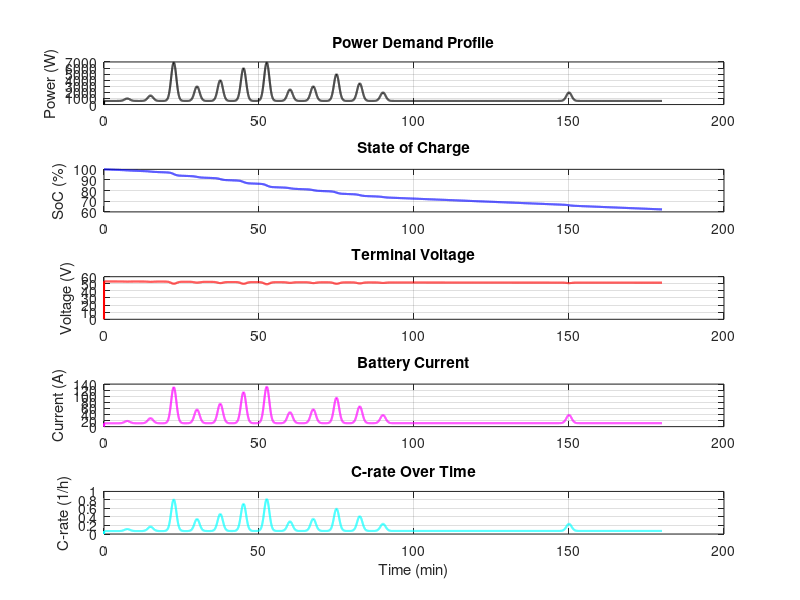

MATLAB code for this plot:
clc;
clear;

%% Time Parameters
dt = 1;                        % Time step [s]
t_end = 180*60;                % Total simulation time [s] (60 min)
t = 0:dt:t_end;

%% Power Profile
base_power = 540.7 + 0.1*540.7;     % Base power in Watts

% Reduced number of peak events over 3 hours (12 peaks)
t_peaks = [450, 900, 1350, 1800, 2250, 2700, 3150, 3600, 4050, 4500, 4950, 5400, 9000]; % in seconds

peak_values = [1000, 1500, 6861+0.01*6861, 3000, 4000, 6000, 6861+0.01*6861, 2500, 3000, 5000, 3500, 2000,2000]; % in Watts

sigma = 50;  % Width of each peak in seconds

% Start with base power profile
power_profile = base_power * ones(size(t));

% Superimpose each Gaussian peak
for i = 1:length(t_peaks)
    power_profile = power_profile + ...
        (peak_values(i) - base_power) * exp(-0.5 * ((t - t_peaks(i))/sigma).^2);
end


%% Battery Pack Configuration (LiFePO4)
cell_voltage = 24;             % Each battery
cell_capacity = 100;           % Ah
usable_capacity_Ah = 0.8 * cell_capacity;  % 80% DoD
num_series = 2;                % 2 in series => 48 V
num_parallel = 2;              % 2 branches in parallel => 200 Ah

pack_voltage_nom = cell_voltage * num_series;           % 48 V
pack_capacity_Ah = usable_capacity_Ah * num_parallel;
Q_total = pack_capacity_Ah * 3600;                      % [Coulombs]

% --- Print Battery Pack Specifications ---
fprintf('\n==== BATTERY PACK SPECIFICATIONS ====\n');
fprintf('Battery chemistry     : LiFePO₄\n');
fprintf('Cell voltage          : %.1f V\n', cell_voltage);
fprintf('Cell capacity         : %.0f Ah\n', cell_capacity);
fprintf('Cells in series       : %d\n', num_series);
fprintf('Cells in parallel     : %d\n', num_parallel);
fprintf('Pack nominal voltage  : %.1f V\n', pack_voltage_nom);
fprintf('Pack total capacity   : %.0f Ah\n', pack_capacity_Ah);
fprintf('Pack energy (nominal) : %.0f Wh\n', pack_capacity_Ah * pack_voltage_nom);
fprintf('Total charge capacity : %.0f Coulombs\n', Q_total);

%% Battery Model Parameters
R0 = 0.02;                   % Internal resistance [Ohm]
R1 = 0.005;                  
C1 = 1000;                   % Assumed large for LiFePO₄
voc_min = 42;                % Cutoff voltage

% --- Print Electrical Model Parameters ---
fprintf('\n---- ELECTRICAL MODEL PARAMETERS ----\n');
fprintf('Internal resistance R0: %.4f Ohm\n', R0);
fprintf('RC resistance R1      : %.4f Ohm\n', R1);
fprintf('RC capacitance C1     : %.0f F\n', C1);
fprintf('Voltage cutoff (min)  : %.1f V\n', voc_min);
fprintf('=====================================\n\n');

%% Energy Density and Mass Estimation
energy_density_Wh_per_kg = 102.4;  % [Wh/kg]

pack_energy_Wh = pack_capacity_Ah * pack_voltage_nom;  % Total energy [Wh]
battery_mass_kg = pack_energy_Wh / energy_density_Wh_per_kg;

% Print result
fprintf('\n==== MASS ESTIMATION ====\n');
fprintf('Total energy stored    : %.1f Wh\n', pack_energy_Wh);
fprintf('Energy density         : %.1f Wh/kg\n', energy_density_Wh_per_kg);
fprintf('Estimated battery mass : %.1f kg\n', battery_mass_kg);
fprintf('==========================\n\n');

%% Preallocate
soc = ones(size(t));
current = zeros(size(t));
voltage = zeros(size(t));
V_RC = zeros(size(t));
V_oc = zeros(size(t));
c_rate = zeros(size(t));
power_applied = zeros(size(t));

%% V_oc vs SoC Model (from LiFePO4 0.1C curve)
soc_points = linspace(0, 1, 11);  % SoC from 0 to 100%
voc_points = [24.0 25.2 25.4 25.6 25.7 25.8 25.9 26.0 26.2 26.4 26.8] * num_series;  % [V]
V_ocv_lookup = @(soc_val) interp1(soc_points, voc_points, soc_val, 'linear', 'extrap');

%% Simulation Loop
for k = 2:length(t)
    V_oc(k) = V_ocv_lookup(soc(k-1));

    % Check SoC and voltage limits
    if soc(k-1) <= 0.1 || voltage(k-1) <= voc_min
        power = 0;
    else
        power = power_profile(k);
    end

    power_applied(k) = power;

    % Calculate current
    I = power / max(V_oc(k), 1e-3);
    dV_RC = (-V_RC(k-1) + I * R1) / (R1 * C1) * dt;
    V_RC(k) = V_RC(k-1) + dV_RC;

    V_terminal = V_oc(k) - I * R0 - V_RC(k);

    if V_terminal < voc_min
        V_terminal = voc_min;
        I = 0;
        power_applied(k) = 0;
    end

    % Update SoC
    dQ = I * dt;
    Q_used = (1 - soc(k-1)) * Q_total + dQ;
    soc(k) = max(0, 1 - Q_used / Q_total);

    % Save outputs
    current(k) = I;
    voltage(k) = V_terminal;
    c_rate(k) = current(k) / pack_capacity_Ah;  % [1/h]
end

%% Plot Results
figure;

subplot(5,1,1);
plot(t/60, power_applied, 'k', 'LineWidth', 1.5);
ylabel('Power (W)');
title('Power Demand Profile'); grid on;

subplot(5,1,2);
plot(t/60, soc*100, 'b', 'LineWidth', 1.5);
ylabel('SoC (%)');
title('State of Charge'); grid on;

subplot(5,1,3);
plot(t/60, voltage, 'r', 'LineWidth', 1.5);
ylabel('Voltage (V)');
title('Terminal Voltage'); grid on;

subplot(5,1,4);
plot(t/60, current, 'm', 'LineWidth', 1.5);
ylabel('Current (A)');
title('Battery Current'); grid on;

subplot(5,1,5);
plot(t/60, c_rate, 'c', 'LineWidth', 1.5);
xlabel('Time (min)');
ylabel('C-rate (1/h)');
title('C-rate Over Time'); grid on;

power_signal.time = t';
power_signal.signals.values = power_profile';
power_signal.signals.dimensions = 1;
save('power_profile.mat', 'power_signal');